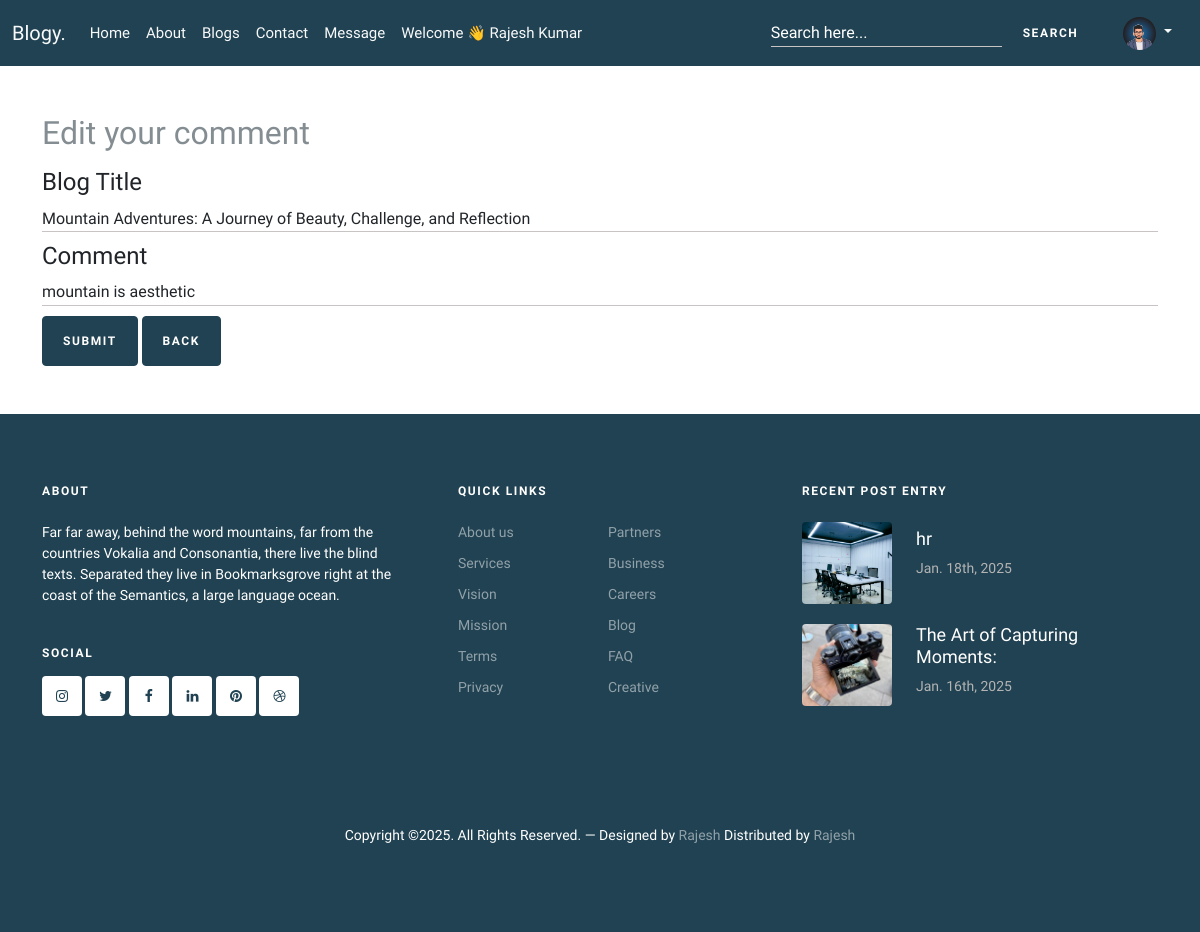
The app's page /edit-comment.php?id=13 (signed in) with its own data.
### tables this page shows
CREATE TABLE `user_tbl` (
  `id` int(11) NOT NULL,
  `name` varchar(50) NOT NULL,
  `email` varchar(50) NOT NULL,
  `phone` varchar(11) NOT NULL,
  `bio` text NOT NULL,
  `country` varchar(20) NOT NULL,
  `image` varchar(255) NOT NULL DEFAULT 'avatar.jpg',
  `password` text NOT NULL,
  `createdAt` datetime NOT NULL DEFAULT current_timestamp(),
  `designation` varchar(255) NOT NULL
);

CREATE TABLE `comment` (
  `id` int(11) NOT NULL,
  `blogId` int(11) NOT NULL,
  `commentBy` varchar(50) NOT NULL,
  `comment` text NOT NULL,
  `createdAt` date NOT NULL DEFAULT current_timestamp()
);

CREATE TABLE `blogs_tbl` (
  `id` int(11) NOT NULL,
  `title` text NOT NULL,
  `description` text NOT NULL,
  `userMail` varchar(255) NOT NULL,
  `tags` text NOT NULL,
  `image` varchar(1000) NOT NULL,
  `category` text NOT NULL,
  `createdAt` datetime NOT NULL DEFAULT current_timestamp(),
  `viewCount` int(11) NOT NULL
);

CREATE TABLE `about` (
  `id` int(11) NOT NULL,
  `about_1` text NOT NULL,
  `about_2` text NOT NULL,
  `about_1desc` text NOT NULL,
  `about_2desc` text NOT NULL,
  `about_1image` varchar(1000) NOT NULL,
  `about_2image` varchar(1000) NOT NULL
);

### edit-comment.php (the view, shortened to what this page needs)
<?php
include('./config/config.php');
if (empty($_SESSION['user'])) {
    header('location:index.php');
} else {
?>
    <!doctype html>
    <html lang="en">
    <head>
        <?php include("./layout/csslink.php"); ?>
    </head>
    <body>
        <?php
        $id = intval($_GET['id']);
        $query = "SELECT
    comment.comment AS comment,
    blogs_tbl.title AS blogTitle
FROM
    comment
INNER JOIN
    blogs_tbl
ON
    comment.blogId = blogs_tbl.id
WHERE
    comment.id = $id";
        $result = mysqli_query($conn, $query);
        $comment = [];
        if ($result) {
            $comment = mysqli_fetch_assoc($result);
        }
        ?>
        <?php include("./layout/header.php"); ?>
        <div class="container my-5">
            <h2 class="my-3">Edit your comment</h2>
            <form action="" method="post">
                <div class="mb-2">
                    <label for="blogTitle" class="text-dark h4">Blog Title</label>
                    <input type="text" id="blogTitle" readonly name="title" value="<?php echo $comment['blogTitle']; ?>" class="form-control text-dark">
                </div>
                <div class="mb-2">
                    <label for="comment" class="text-dark h4">Comment</label>
                    <input type="text" id="comment" name="comment" value="<?php echo $comment['comment']; ?>" class="form-control text-dark">
                </div>
                <div class="mb-2">
                    <button type="submit" name="editBlog" class="btn btn-primary">Submit</button>
                    <a href="profile.php" class="btn btn-primary">Back</a>
                </div>
            </form>
        </div>
        <?php include("./layout/footer.php"); ?>
    </body>
    </html>
<?php } ?>

### layout/header.php (shortened to what this page needs)
<?php include('./config/config.php');
?>
<nav class="navbar navbar-expand-lg bg-primary sticky-top">
    <div class="container-fluid">
        <a class="navbar-brand text-light " href="index.php">Blogy<span>.</span></a>
        <div class="collapse navbar-collapse" id="navbarNav">
            <ul class="navbar-nav me-auto mb-2 mb-lg-0">
                <li class="nav-item">
                    <a class="nav-link active link-light" href="index.php">Home</a>
                </li>
                <li class="nav-item">
                    <a class="nav-link link-light" href="about.php">About</a>
                </li>
                <li class="nav-item">
                    <a class="nav-link link-light" href="blog.php">Blogs</a>
                </li>
                <?php
                        if(!empty($_SESSION['user'])){
                        echo ' <li class="nav-item">
                    <a class="nav-link link-light" href="contact.php">Contact</a>
                </li>';
                        }
                        ?>
                <?php
                        if(!empty($_SESSION['user'])){
                        echo '<li class="nav-item">
                    <a class="nav-link link-light" href="message.php">Message</a>
                </li>';
                        }
                        ?>
                        <?php
                        if(!empty($_SESSION['user'])){
                        $email_user = $_SESSION['user'];
                            $sql_query = "select name,image from user_tbl where email='$email_user'";
                            $result_name = mysqli_query($conn,$sql_query);
                            $user_info=[];
                            if (mysqli_num_rows($result_name) > 0) {
                                $user_info = mysqli_fetch_assoc($result_name);
                                echo '<li class="nav-item">
                            <a class="nav-link link-light text-capitalize" href="profile.php">Welcome 👋 '.$user_info['name'].'</a>
                            </li> ';
                            }
                        }
                        ?>
            </ul>
            <form action="search-result.php" class=" d-flex me-2">
                <div class="input-group d-flex align-items-center">
                    <input
                        type="text" id="search"
                        class="form-control m-0 text-light"
                        name="query"
                        placeholder="Search here..."
                        aria-label="Search"
                        required>
                    <button class="btn btn-primary" type="submit">Search</button>
                </div>
            </form>
            <div class="d-flex">
                <?php
                if (empty($_SESSION['user'])) { ?>
                    <button type="button" class="btn btn-dark login-btn me-2" data-bs-toggle="modal" data-bs-target="#ModalFormLogin">
                        login
                    </button>
                    <button type="button" class="btn btn-dark signup-btn" data-bs-toggle="modal" data-bs-target="#ModalFormSignup">
                        Signup
                    </button>
                <?php } else {
                ?>
                    <span class="dropdown">
                        <a class="nav-link dropdown-toggle link-light" href="#" role="button" data-bs-toggle="dropdown" aria-expanded="false">
                            <img src="images/upload/user/<?php echo $user_info['image']; ?>" alt="" class="profile-icon">
                        </a>
                    </span>
                <?php } ?>
            </div>
        </div>
    </div>
</nav>

### layout/footer.php (shortened to what this page needs)
<?php
include("./config/config.php");
?><footer class="site-footer">
		<div class="container">
			<div class="row">
				<div class="col-lg-4">
					<div class="widget">
						<h3 class="mb-4">About</h3>
						<?php
				$sql="select about_1desc from about";
				$result = $conn->query($sql);
				$about=[];
				if($result->num_rows>0){
					$about =mysqli_fetch_assoc($result);
				}
				?>
						<p><?php echo $about['about_1desc']; ?></p>
					</div>
					<div class="widget">
						<h3>Social</h3>
						<ul class="list-unstyled social">
							<li><a href="#"><span class="icon-instagram"></span></a></li>
							<li><a href="#"><span class="icon-twitter"></span></a></li>
							<li><a href="#"><span class="icon-facebook"></span></a></li>
							<li><a href="#"><span class="icon-linkedin"></span></a></li>
							<li><a href="#"><span class="icon-pinterest"></span></a></li>
							<li><a href="#"><span class="icon-dribbble"></span></a></li>
						</ul>
					</div>
				</div>
				<div class="col-lg-4 ps-lg-5">
					<div class="widget">
						<h3 class="mb-4">Quick Links</h3>
						<ul class="list-unstyled float-start links">
							<li><a href="about.php">About us</a></li>
							<li><a href="#">Services</a></li>
							<li><a href="about.php">Vision</a></li>
							<li><a href="about.php">Mission</a></li>
							<li><a href="#">Terms</a></li>
							<li><a href="#">Privacy</a></li>
						</ul>
						<ul class="list-unstyled float-start links">
							<li><a href="#">Partners</a></li>
							<li><a href="#">Business</a></li>
							<li><a href="#">Careers</a></li>
							<li><a href="#">Blog</a></li>
							<li><a href="#">FAQ</a></li>
							<li><a href="#">Creative</a></li>
						</ul>
					</div>
				</div>
				<div class="col-lg-4">
					<div class="widget">
						<h3 class="mb-4">Recent Post Entry</h3>
						<div class="post-entry-footer">
							<ul>
								<?php
								$sql = "select * from blogs_tbl order by createdAt desc limit 2";
								$res = mysqli_query($conn,$sql);
								if(mysqli_num_rows($res)>0){
									foreach($res as $row){ ?>
									<li>
									<a href="">
										<img src="images/upload/blogs/<?php echo $row["image"]; ?>" style="    height: 82px;
    width: 90px;
    object-fit: cover;" alt="Image placeholder" class="me-4 rounded">
										<div class="text">
											<h4><?php
											$title = $row['title'];
											echo substr($title,0,30);
											?></h4>
											<div class="post-meta">
												<span class="mr-2"><?php
												$date_string = $row["createdAt"];;
												$date = new DateTime($date_string);
												$formatted_date = $date->format('M. jS, Y');
												echo $formatted_date;
												?></span>
											</div>
										</div>
									</a>
								</li><?php
									}
								}
								?>
							</ul>
						</div>
					</div>
				</div>
			</div>
			<div class="row mt-5">
				<div class="col-12 text-center">
					<p>Copyright &copy;. All Rights Reserved. &mdash; Designed by <a href="">Rajesh</a> Distributed by <a href="#">Rajesh</a>
					</p>
				</div>
			</div>
		</div>
	</footer>

### css/custom.css (style rules this page uses)
.form-control { background-color: inherit; color: #fff; padding-left: 0; border: 0; border-radius: 0; border-bottom: 1px solid #fff; }
.form-control { height: 27px !important; border-bottom: 1px solid #c9c4c4 !important; }
.profile-icon { height: 33px !important; width: 33px !important; object-fit: cover !important; object-position: center !important; border-radius: 50% !important; }

### records on screen
user_tbl: name "Rajesh Kumar", image (picture)
comment: title "Mountain Adventures: A Journey of Beauty, Challenge, and Reflection", comment "mountain is aesthetic"
about: about_1desc "Far far away, behind the word mountains, far from the countries Vokalia and Consonantia, there live the blind texts. Separated they live in Bookmarksgrove right at the coast of the Semantics, a large language ocean."
blogs_tbl: image (picture), title "hr", createdAt "Jan. 18th, 2025"
blogs_tbl: image (picture), title "The Art of Capturing Moments:", createdAt "Jan. 16th, 2025"
